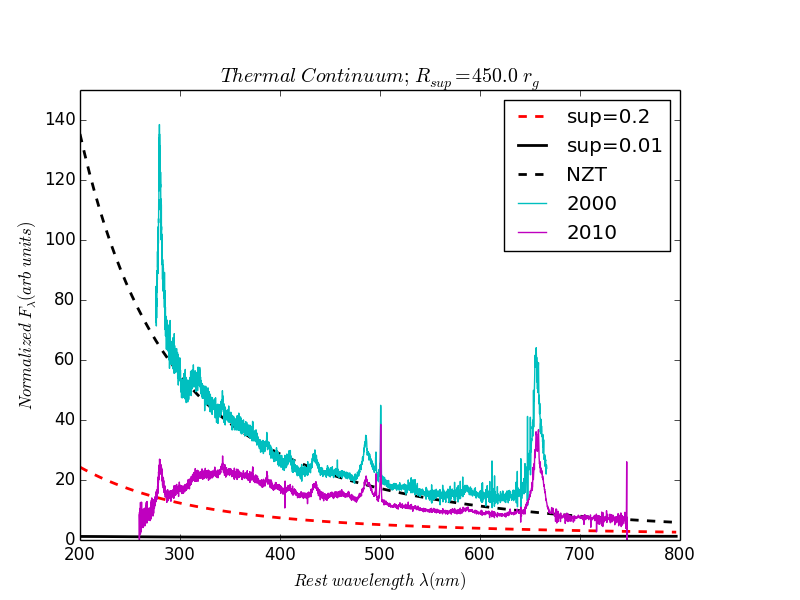

This figure's Python source:
#! /usr/bin/env python
#mcd_gap_v3_1_b1.py

#######
#
#Program purpose:
# Plot spectrum of multi-color AGN disk as function of wavelength; allow for 'other than thin disk' regions
#  ---Plot up to 3 'altered' spectra and compare to unperturbed disk,
#  ---alter by artificially depressing flux interior to R_alt
#
#To use:
# User serviceable parts limited to:
#   --variables listed (and documented) between 'BEGIN PHYSICAL INPUTS' and 'END PHYSICAL INPUTS'
#   --variables preceded by 'USER' in the DISPLAY INPUTS section
#   --output file names (preceded by USER) near end of program
#
# To find planned future improvements, search '!!!'
#
# No warranty express or implied. Use at your own risk. Does not prevent drowning.
#
# Updates in v2_2:
#  --plot F_lambda, instead of lambda*F_lambda
#  --linearize x-axis (lambda)
#  --plot normalized, linearized flux on y-axis
#
# Updates in v2_3:
#  --plot two temp models on same plot, for comparison
#    -USER pick: tempmod=solid black, tempmod2=dashed black
#  --plot wavelength in nm
#  --added legend
#
# Updates in v2_4:
#  --read observed spectra from files and overplot
#  --ad hoc Rayleigh scattering to guide the eye
#
# Updates in v3_0:
#  --change 'altered' disk region from fractional flux depression
#     to altered temp profile that corresponds to frac flux dep
#  --updated option for totally ad-hoc BS Rayleigh scattering curve (lam^-4)
#     done sloppily wrt coding--lots of sloppy stuff--fix later!!!
#
# Updates in v3_1:
#  --plot mult f_depress on same plot
#
####
#
# Author: K. E. Saavik Ford

from pylab import *

import sys, os, time, string, math, subprocess
import numpy as np
import matplotlib.pyplot as plt

#SI units
Msun=1.99e30 #kg per solar mass
Rsun=6.95e8 #meters per solar radius
G=6.67e-11
c=3e8
sigma_SB=5.7e-8 #stefan-boltzmann const
yr=3.15e7 #seconds per year
pc=3.086e16 #meters per parsec
AU=1.496e11 #meters per AU
h=6.626e-34 #planck const
kB=1.38e-23 #boltzmann const
m_p=1.67e-27 #mass of proton
sigma_T=6.65e-29 #Thomson xsec
PI=3.1415926
m_per_nm=1.0e-9

def find_B_lambda(Temp, lam):
    #Planck function
    #BB intensity=2hc^2/lam^5 * 1/(exp(hc/lamkT)-1)
    I=(2*h*c**2/pow(lam,5))/(exp(h*c/(lam*kB*Temp))-1)

    return I

def find_Temp(epsilon,M_SMBH,dotm_edd,radius,r_in,model,r_alt,f_dep):
    #find temp as a fn of radius
    #
    #Options:
    #Sirko & Goodman 2003 (SG): T_SG
    #Zero torque at ISCO (ZT): T_ZT  *****DEFAULT
    #Non-zero torque at ISCO (NZT): T_NZT
    #Temperature suppression inside r_alt such that flux is down (from ZT) by factor f_dep (SUP): T_SUP
    #
    #Sirko & Goodman 2003 is similar to non-zero torque at the ISCO
    #---but differs by factor to approximate spectral hardening
    #assume sigma_SB T^4=(3/8pi) dotM Omega^2
    #use Omega=sqrt(GM/r^3); put r in units r_g; dotM in units dotM_edd
    prefactor=pow(((3.0/2.0)*(c**5)*m_p/(epsilon*G*M_SMBH*Msun*sigma_T*sigma_SB)), 0.25)
    T_SG=prefactor*pow(dotm_edd, 0.25)*pow(radius,-0.75)
    
    #Non-zero-torque at ISCO temp profile:
    #include factor f, O(1), which approximates spectral hardening from pure BB
    #set f=2
    #prefactor is otherwise identical to SG
    #See e.g. Gammie 1999; Krolik & Agol 2000; Narayan et al. 1997; Ashfordi & Paczynski 2003
    f=2.0
    T_NZT=f*T_SG
    
    #Zero torque at the ISCO temp profile:
    #see e.g. Zimmerman et al. 2005
    #To implement:
    if (radius >= r_in):
        T_ZT=T_NZT*pow((1.0-pow(radius/r_in, -0.5)),0.25)
    else:
        T_ZT=0.0

    #Messing with the temperature profile for semi-physical reasons:
    #Rather than arbitrarily suppressing the flux by factor f_depress,
    #change actual temp of 'suppressed' region
    if (radius >= r_alt):
        T_SUP=T_ZT
    else:
        T_SUP=T_ZT*pow(f_dep,0.25)

    if (model=='SG'):
        T=T_SG
    elif (model=='ZT'):
        T=T_ZT
    elif (model=='NZT'):
        T=T_NZT
    elif (model=='SUP'):
        T=T_SUP
    else:
        print 'WARNING: temperature profile model not recognized, using zero-torque model'
        T=T_ZT
        
    return T

def find_area(r1,r2,r_g):
    #find area of annulus
    #2pi R deltaR
    area=2*PI*r1*r_g*(r2*r_g-r1*r_g)

    return area

def get_spectrum(path, filename):
    #assumes file contains ONLY wavelength and flux, in appropriate units, no headers, etc.
    
    #open the file for reading
    file1 = open(path+filename, 'r')

    #read in the data line by line, split into float lists of wavelength and flux
    lam1list=[]
    flux1list=[]
    for line in file1:
        line=line.strip()
        columns=line.split()
        lam1list.append(float(columns[0]))
        flux1list.append(float(columns[1]))

    #close file
    file1.close()

    #re-cast as arrays (from lists) for manipulation
    lam1 = np.array(lam1list)
    flux1 = np.array(flux1list)

    return lam1, flux1

if __name__ == "__main__":
    #F_lam=sum over all blackbodies, assuming T(r), annuli of area=2piRdeltaR
    #integrating over solid angle=pi
    #BB intensity=2hc^2/lam^5 * 1/(exp(hc/lamkT)-1)
    #log_lam, lam=wavelength range of interest
    
    #BEGIN PHYSICAL INPUTS:
    #M_SMBH=mass of supermassive black hole in units of solar masses
    M_SMBH=3.0e8
    #dotm_edd=accretion rate in units of Eddington accretion
    dotm_edd=0.01
    #R_alt=outermost radius of altered disk
    #units of r_g of SMBH
    R_alt=[450.0]#, 60.0, 75.0]
    #Choose unperturbed temperature profile model
    #see also 'find_Temp' for more details
    #options are:
    #   SG=Sirko & Goodman 2003
    #   ZT=zero-torque at ISCO model
    #   NZT=non-zero-torque at ISCO model
    #   SUP=supress temp profile (compared to ZT) inside R_alt
    #       such that flux is down by factor f_depress
    #   If none of the above, default is ZT with warning
    #v3_1: changed tempmod to SUP
    tempmod='SUP'
    #plot 2nd temp mod
    tempmod2='NZT'
    #plot 3rd temp mod !!! this is bad programming, fix it
    tempmod3='SUP'
    #What fraction of flux, compared to unperturbed disk, is left in altered disk region?
    # !!!f_depress should depend on dotM; dotM in turn depends on h/R, alpha, c_s in disk!!!
    # !!!for now, just pick a number, but eventually make physical!!!
    # f_depress=1.0 is unperturbed disk; f_depress=0.0 is no disk in altered region
    #v3_1:
    #Changed default tempmod (usually ZT, unaltered disk) to be some other depression factor, and use suppressed temp model (f_depress2 here)
    f_depress=0.2
    f_depress2=0.01
    #
    #USER can, but probably should not, alter the following physical
    #variables without thinking really hard:
    #
    #inner and outer disk radii in units of r_g of SMBH, unperturbed disk
    #(inner radius depends on spin, connect to epsilon later)!!!
    radius_in=6.0
    radius_out=1.0e4
    #epsilon=radiative efficiency, depends on spin of SMBH, assume 0.1
    epsilon=0.1
    #epsilon=1.0
    #END PHYSICAL INPUTS
    
    #BEGIN DISPLAY INPUTS:
    #divide display box for graphs
    #params for axes
    #format=left, bottom, width, height
    rect1=0.1,0.1,0.75,0.75
    
    #make figure
    fig1=plt.figure(1)
    #add axes & label them
    ax1=fig1.add_axes(rect1)
    ax1.set_ylabel(r"$Normalized \ F_{\lambda} (arb \ units)$")
    ax1.set_xlabel(r"$Rest \ wavelength \ \lambda (nm)$")
    #Title is set for variable R_alt !!! fix this title so can make however many R_alt you want!!!
    #ax1.set_title(r"$Thermal \ Continuum; \ R_{alt}=%.1f, \ %.1f, \ %.1f \ r_{g}$" %(R_alt[0],R_alt[1],R_alt[2]))
    ax1.set_title(r"$Thermal \ Continuum; \ R_{sup}=%.1f \ r_{g}$" %R_alt[0])
    #choose colors for different R_alt
    R_color_cycle=['r','g','b']

    #set up range for x-axis
    #USER: choose min/max wavelength in nm
    lam_min=200.0
    lam_max=800.0
    #plt.xlim(600.0,750.0)
    #do arithmetic
    log_lam_min=log10(lam_min*1.0e-9)
    log_lam_max=log10(lam_max*1.0e-9)
    log_lam=np.arange(log_lam_min, log_lam_max, 0.01)
    lam=pow(10,log_lam)
    #USER: choose range for y-axis
    plt.ylim(0.0,150.0)
    #USER: set normalization factor for y-axis display
    normfactor=4.5e42
    #normfactor=3.4e42
    #USER: vertical lines for bandpass (optional)
    #USER: choose 'y' to plot, set source redshift, min/max bandpass wavelength in nm
    plot_bandpass='n'
    redshift=0.378
    band_min=380.0
    band_max=750.0

    #get observed spectra and do stuff with it (optional)
    #USER: to skip plotting observed spectra, uncomment the specfilenames=[] line below
    #USER: path= specify relative path to ascii spectra files
    #USER: specfilenames= make comma-separated list of filenames for arbitrary number of normalized spectra
    #      keep inside square brackets
    #USER: speclamunits= factor to multiply speclam by to obtain units of nm (0.1 for Angstroms)
    #      specify for each file (can in principal be different), keep inside sqaure brackets
    #USER: specfluxunits= factor to multiply specflux by to obtain consistent units
    #      specify for each file, keep inside sqaure brackets
    path='w1100m0052/'
    specfilenames=['sdss_1.dat', 'sdss_2.dat']#, 'w1100m0052_b.flam.dat', 'w1100m0052_r.flam.dat']
    specname=['2000','2010']#,'2016','2016']
    #specfilenames=[] ## USER: this one!
    speclamunits= [0.1, 0.1]#, 0.1, 0.1]
    specfluxunits=[1.0, 1.0]#, 3.8e17, 3.8e17]
    speccolors=['c','m']#,'y','y']
    speclam=[]
    specflux=[]
    for i in range(len(specfilenames)):
        fn=specfilenames[i]
        obslam, obsflux=get_spectrum(path, fn)
        speclam.append(obslam)
        specflux.append(obsflux)
    
    #END DISPLAY INPUTS
    
    #compute r_g for SMBH:
    r_g_SMBH=G*M_SMBH*Msun/c**2
    #set up y-axis variables
    #divvy up disk radii
    log_radius=np.arange(log10(radius_in),log10(radius_out),0.01)
    radius=pow(10,log_radius)
    #make an iterable for multiple R_alt & loop
    flux_iter_R=[]
    flux_iter_R3=[]
    for j in range(len(R_alt)):
        #initialize final spectrum arrays
        F_lam_tot=np.zeros(len(lam))
        F_lam_resid=np.zeros(len(lam))
        #setup model for comparison
        F_lam_compare=np.zeros(len(lam))
        #bad programming, see note at tempmod3!!!
        F_lam_3=np.zeros(len(lam))
        #compute temp, area, emitted spectrum at each radius; then sum
        for i in range((len(radius)-1)):
            #std
            #v3_1: not std anymore--now suppressed from R_alt, temp profile results in fluxes down by f_depress2
            Temp=find_Temp(epsilon,M_SMBH,dotm_edd,radius[i],radius_in,tempmod,R_alt[j],f_depress2)
            #comparison
            Temp_compare=find_Temp(epsilon,M_SMBH,dotm_edd,radius[i],radius_in,tempmod2,R_alt[j],f_depress)
            #3rd bad prog!!!
            Temp_3=find_Temp(epsilon,M_SMBH,dotm_edd,radius[i],radius_in,tempmod3,R_alt[j],f_depress)
            #std
            B_lambda=find_B_lambda(Temp, lam)
            #comparison
            B_lambda_compare=find_B_lambda(Temp_compare, lam)
            #3rd!!!
            B_lambda_3=find_B_lambda(Temp_3, lam)
            Area=find_area(radius[i],radius[i+1],r_g_SMBH)
            #flux is pi*A*B_lambda per annulus, pi from integrating over solid angle
            #std
            F_lam_ann=PI*Area*B_lambda
            #comparison--compute annulus, but no suppression, add all in
            F_lam_ann_compare=PI*Area*B_lambda_compare
            F_lam_compare=F_lam_compare+F_lam_ann_compare
            #3rd!!!--compute annulus but suppression from T(r), add all in
            F_lam_ann_3=PI*Area*B_lambda_3
            F_lam_3=F_lam_3+F_lam_ann_3
            #std: construct altered disks using artificial suppression (maybe remove?)!!!
            if (radius[i] >= R_alt[j]):
                #only add to total if outside R_alt
                #std
                F_lam_tot=F_lam_tot+F_lam_ann
            else:
                #if interior to gap, cut flux
                F_lam_tot=F_lam_tot+f_depress*F_lam_ann
                #add missing frac to resid to recover unperturbed spec
                F_lam_resid=F_lam_resid+(1-f_depress)*F_lam_ann
        #take log of total spectrum for plotting, dump to iterables for plotting
        log_F_lam=log10(F_lam_tot)
        #log_lam_F_lam=log10(F_lam_tot*lam)
        F_lam_all=F_lam_tot+F_lam_resid
        #log_lam_F_lam_all=log10(F_lam_all*lam)
        log_F_lam_all=log10(F_lam_all)
        #flux_iter_R.append(log_F_lam)
        flux_iter_R.append(F_lam_tot)
        flux_iter_R3.append(F_lam_3)

    for j in range(len(R_alt)):
        #plot altered spectra (tempmod)
        #ax1.plot(lam/m_per_nm, flux_iter_R[j]/normfactor, color=R_color_cycle[j], ls='dashed', linewidth=2, label=str(R_alt[j]))
        #ax1.plot(lam/m_per_nm, flux_iter_R3[j]/normfactor, color=R_color_cycle[j], ls='dashed', linewidth=2, label=str(R_alt[j]))
        #v3_1: hardwired label
        ax1.plot(lam/m_per_nm, flux_iter_R3[j]/normfactor, color=R_color_cycle[j], ls='dashed', linewidth=2, label='sup=0.2')
    #plot unaltered spectrum (tempmod)
    #v3_1: hardwired label
    ax1.plot(lam/m_per_nm, F_lam_all/normfactor, color='black', ls='solid', linewidth=2, label='sup=0.01')
    #plot unaltered comparison temp model (tempmod2)
    ax1.plot(lam/m_per_nm, F_lam_compare/normfactor, color='black', ls='dashed', linewidth=2, label=tempmod2)
    
    #plot bandpass lines, if selected
    if (plot_bandpass=='y'):
        #band_min_line=log10(band_min*1.0e-9/(1.0+redshift))
        #band_max_line=log10(band_max*1.0e-9/(1.0+redshift))
        band_min_line=(band_min/(1.0+redshift))
        band_max_line=(band_max/(1.0+redshift))
        plt.axvline(x=band_min_line, color='k', linestyle='--')
        plt.axvline(x=band_max_line, color='k', linestyle='--')
    #plot observed spectra
    for i in range(len(specfilenames)):
        ax1.plot(speclam[i]*speclamunits[i]/(1.0+redshift), specflux[i]*specfluxunits[i], color=speccolors[i], ls='solid', linewidth=1, label=specname[i])

    #!!!experiment with Rayleigh scattering (ad-hoc)
    #v3_1: commented out Rayleigh scattering expt
    #rayscat=23.0*pow(((lam/m_per_nm)/320.0),4.0)
    #ax1.plot(lam/m_per_nm,rayscat, color='b', ls='solid', linewidth=2, label='scattering')
    #legend
    ax1.legend(loc='upper right')

    
    #output to files in appropriate formats
    #USER: choose your filenames/formats
    savefig('mcd_gap_v3_1_b1.eps')
    savefig('mcd_gap_v3_1_b1.png')
    savefig('mcd_gap_v3_1_b1.pdf')
    show()
